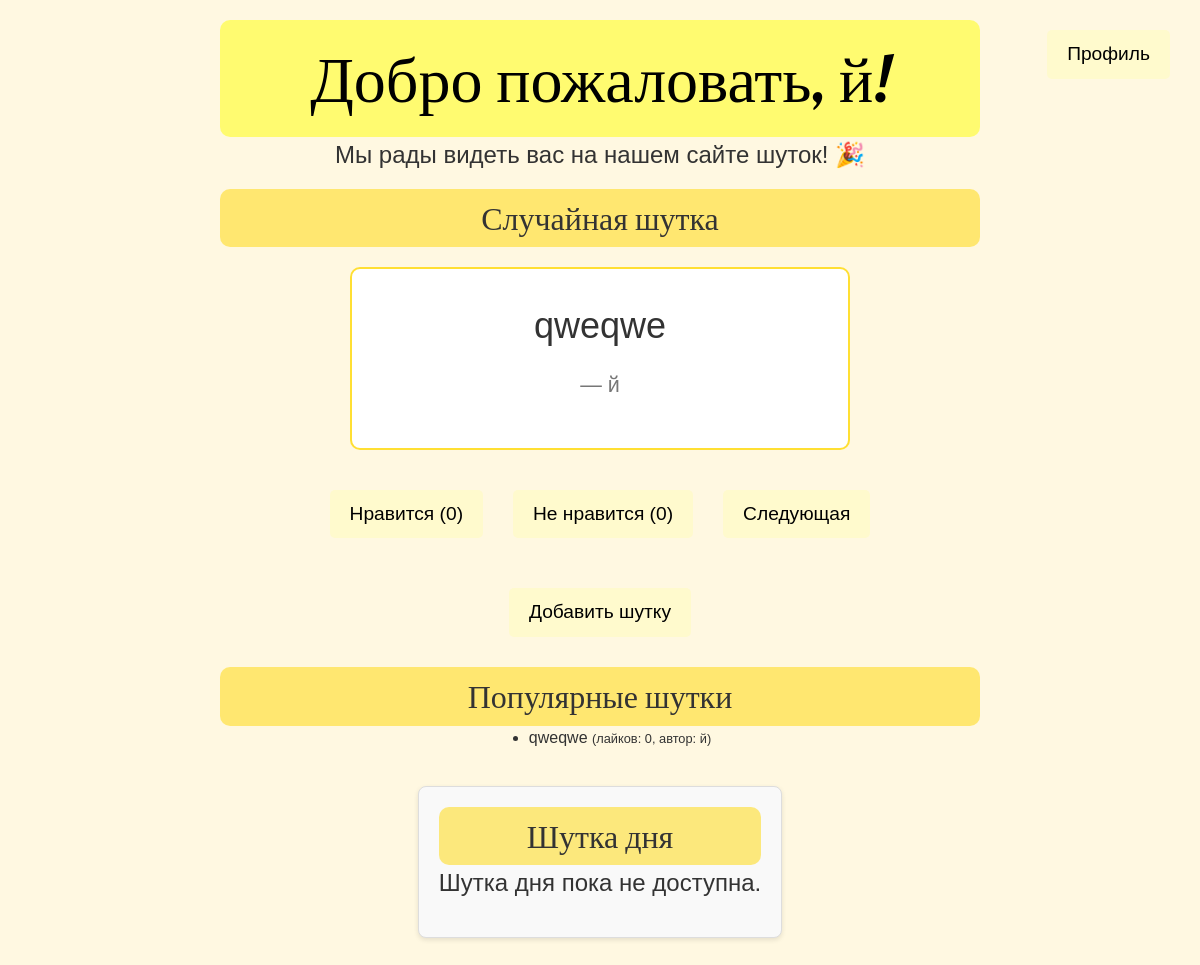
The app's page /welcome (signed in), older data.
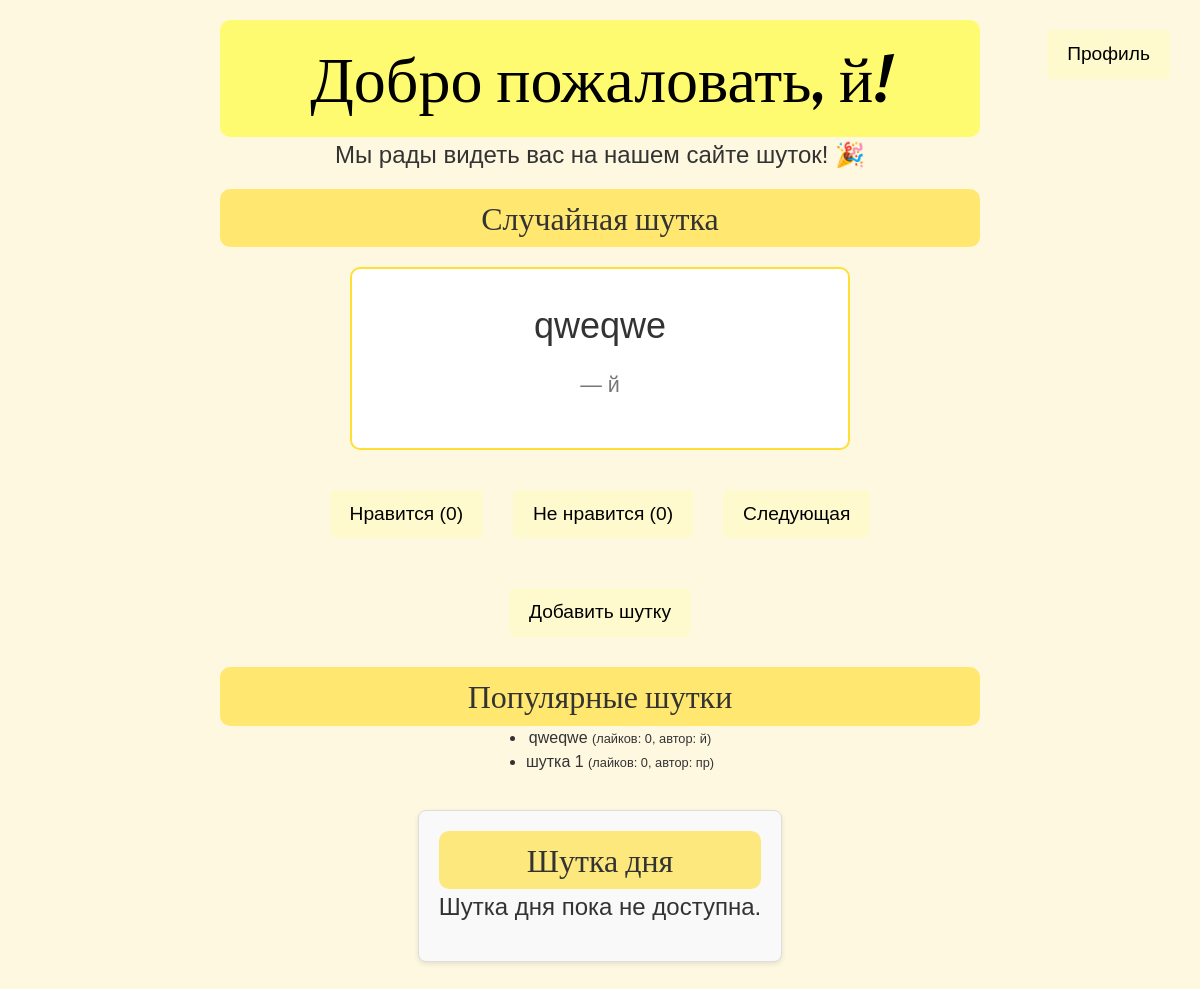
The same page, newer data.
### tables this page shows
CREATE TABLE jokes (
        id INTEGER PRIMARY KEY AUTOINCREMENT,
        user_id INTEGER NOT NULL,
        text TEXT NOT NULL,
        category TEXT NOT NULL,
        created_at DATETIME NOT NULL,
        likes INTEGER DEFAULT 0,
        dislikes INTEGER DEFAULT 0,
        FOREIGN KEY (user_id) REFERENCES users (id)
    );

CREATE TABLE users (
        id INTEGER PRIMARY KEY AUTOINCREMENT,
        username TEXT UNIQUE NOT NULL,
        email TEXT UNIQUE NOT NULL,
        password_hash TEXT NOT NULL,
        registration_date DATETIME NOT NULL,
        last_activity DATETIME NOT NULL
    );

### front/test.py (the view)
@app.route('/welcome')
def welcome():
    if 'user_id' not in session:
        return redirect(url_for('login'))
    update_user_activity(session['user_id'])
    random_joke = get_random_joke(session.get('user_id'))
    popular_jokes = get_popular_jokes(3)
    return render_template('index.html',
                           random_joke=random_joke,
                           popular_jokes=popular_jokes,
                           username=session.get('username'))

### back/database.py (called while the page is built, shortened)
def update_user_activity(user_id: int):
    conn = sqlite3.connect(DATABASE_NAME)
    cursor = conn.cursor()
    cursor.execute('''
    UPDATE users SET last_activity = ? WHERE id = ?
    ''', (datetime.now(), user_id))
    conn.commit()
    conn.close()

def get_random_joke(user_id: Optional[int] = None) -> Optional[Dict]:
    conn = sqlite3.connect(DATABASE_NAME)
    cursor = conn.cursor()
    if user_id:
        cursor.execute('''
        SELECT j.*, u.username
        FROM jokes j
        JOIN users u ON j.user_id = u.id
        WHERE j.id NOT IN (
            SELECT joke_id FROM user_ratings WHERE user_id = ?
        )
        ORDER BY RANDOM() LIMIT 1
        ''', (user_id,))
    joke = cursor.fetchone()
    conn.close()
    if joke:
        return {
            'id': joke[0],
            'user_id': joke[1],
            'text': joke[2],
            'category': joke[3],
            'created_at': joke[4],
            'likes': joke[5],
            'dislikes': joke[6],
            'username': joke[7]
        }
    return None

def get_popular_jokes(limit: int = 5) -> List[Dict]:
    conn = sqlite3.connect(DATABASE_NAME)
    cursor = conn.cursor()
    cursor.execute('''
    SELECT j.*, u.username
    FROM jokes j
    JOIN users u ON j.user_id = u.id
    ORDER BY j.likes DESC, j.dislikes ASC
    LIMIT ?
    ''', (limit,))
    jokes = []
    for joke in cursor.fetchall():
        jokes.append({
            'id': joke[0],
            'user_id': joke[1],
            'text': joke[2],
            'category': joke[3],
            'created_at': joke[4],
            'likes': joke[5],
            'dislikes': joke[6],
            'username': joke[7]
        })
    conn.close()
    return jokes

### front/templates/index.html (shortened to what this page needs)
{% extends "base.html" %}
{% block content %}
<div class="joke-container">
    <h1>Добро пожаловать, {{ username }}!</h1>
    <p>Мы рады видеть вас на нашем сайте шуток! 🎉</p>
    <h2>Случайная шутка</h2>
    {% if random_joke %}
    <div class="joke" id="jokeDisplay">
        <p class="joke-text">{{ random_joke.text }}</p>
        <p class="joke-author">— {{ random_joke.username }}</p>
    </div>
    <div class="button-container">
        <button class="button" onclick="rateJoke({{ random_joke.id }}, 1)">Нравится ({{ random_joke.likes }})</button>
        <button class="button" onclick="rateJoke({{ random_joke.id }}, -1)">Не нравится ({{ random_joke.dislikes }})</button>
        <a href="{{ url_for('welcome') }}"><button class="button">Следующая</button></a>
    </div>
    {% else %}
    <p>Пока нет шуток. Будьте первым, кто добавит шутку!</p>
    {% endif %}
    <div class="add-joke-button">
        <a href="{{ url_for('create_joke') }}">
            <button class="button">Добавить шутку</button>
        </a>
    </div>
    <h2>Популярные шутки</h2>
    <ul class="popular-jokes">
        {% for joke in popular_jokes %}
        <li>
            {{ joke.text }}
            <small>(лайков: {{ joke.likes }}, автор: {{ joke.username }})</small>
        </li>
        {% endfor %}
    </ul>
    <div class="joke-of-the-day">
        <h2>Шутка дня</h2>
        {% if joke_of_the_day %}
        <div class="joke" id="jokeOfTheDayDisplay">
            {{ joke_of_the_day.text }}
            <p class="joke-author">— {{ joke_of_the_day.username }}</p>
        </div>
        {% else %}
        <p>Шутка дня пока не доступна.</p>
        {% endif %}
    </div>
</div>
<div class="profile-button">
    <a href="{{ url_for('profile') }}">
        <button class="button">Профиль</button>
    </a>
</div>
{% endblock %}

### front/templates/base.html (shortened to what this page needs)
<!DOCTYPE html>
<html lang="ru">
<head>
    <link rel="stylesheet" href="https://stackpath.bootstrapcdn.com/bootstrap/4.5.2/css/bootstrap.min.css">
    <link rel="stylesheet" type="text/css" href="{{ url_for('static', filename='css/style.css') }}">
</head>
<body>
    <div class="container">
        {% block content %}{% endblock %}
    </div>
</body>
</html>

### front/static/css/style.css (style rules this page uses)
body { background-color: #fff8e1; font-family: Arial, sans-serif; color: #333; }
.joke-container { display: flex; flex-direction: column; align-items: center; max-width: 800px; margin: 0 auto; padding: 20px; text-align: center; }
h1 { background-color: rgba(255, 255, 0, 0.5); color: black; text-align: center; font-size: 4em; padding: 20px; border-radius: 10px; width: 100%; max-width: 1000px; margin: 0 auto; }
p { text-align: center; font-size: 1.5em; }
h2 { font-size: 2em; background-color: rgba(255, 215, 0, 0.5); padding: 10px; text-align: center; border-radius: 10px; width: 100%; max-width: 1000px; margin: 0 auto; }
.joke { font-size: 1.5em; border: 2px solid rgba(255, 215, 0, 0.8); padding: 30px; border-radius: 10px; margin: 20px 0; width: 80%; max-width: 500px; text-align: center; background-color: white; }
.button { background-color: #fffacd; border: none; padding: 10px 20px; font-size: 1.2em; margin: 10px; border-radius: 5px; cursor: pointer; transition: background-color 0.3s; }
.profile-button { position: absolute; top: 20px; right: 20px; }
.button-container { display: flex; justify-content: center; gap: 10px; margin: 20px 0; }
.button-container .button { margin: 0 10px; }
.add-joke-button { margin: 20px 0; }
.joke-of-the-day { background-color: #f9f9f9; border: 1px solid #ddd; border-radius: 8px; padding: 20px; margin: 20px 0; box-shadow: 0 2px 5px rgba(0, 0, 0, 0.1); }
.joke-author { font-size: 0.9em; color: #777; margin-top: 10px; }

### front/templates/base.html (style rules this page uses)
body { font-family: 'Arial', sans-serif; }
h1, h2, h3, h4, h5, h6 { font-family: 'Lobster', cursive; }

Row changes from the older to the newer data that the page shows:
added jokes: text "шутка 1", likes "0", username "пр"
